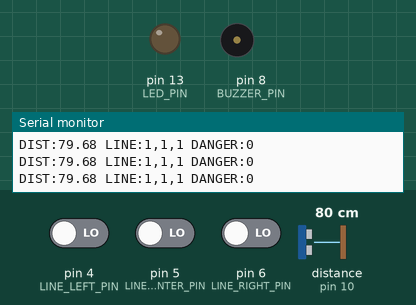
Simulated run of this sketch. Board: Arduino Uno, built with avr-gcc and run on an emulated ATmega328P. Shown: output pins drawn as LEDs (lit = HIGH), buzzer (waves = sounding, pin HIGH), the last lines printed to the serial monitor. Wiring (inferred from the names in the program): ultrasonic range finder: trigger pin 9; echo pin 10. The inputs (shaded band) are chosen by the test bench; at power-on: distance to the obstacle (sensor on pin 10) 80 cm, pin 4 (LINE_LEFT_PIN) LOW, pin 5 (LINE_CENTER_PIN) LOW, pin 6 (LINE_RIGHT_PIN) LOW. The echo pulse lasts 58.3 µs per cm; pins used as bus, display or sensor lines are not drawn.

Above: at 1.7 s.
1.8 s: distance to the obstacle (sensor on pin 10) set to 23 cm
3.3 s: distance to the obstacle (sensor on pin 10) set to 18 cm
At 4.3 s:
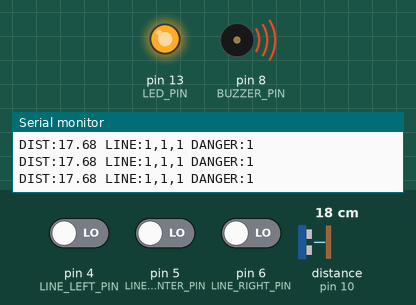
4.9 s: distance to the obstacle (sensor on pin 10) set to 120 cm
At 5.3 s:
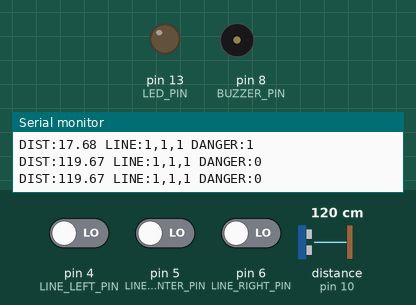
6.5 s: distance to the obstacle (sensor on pin 10) set to 2 cm
At 7.5 s:
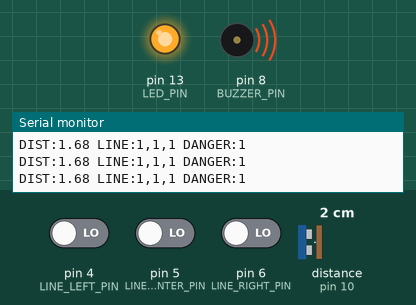
Timing chart, 0 to 9.1 s (numbered marks = the images above; inputs shaded):
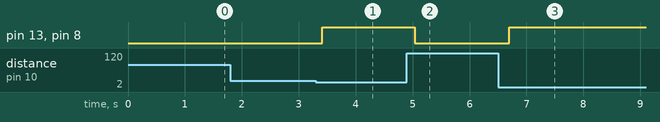

Measured:
- the behaviour switches between 21 and 20 cm on distance to the obstacle (sensor on pin 10) (found by bisection; images 0 and 1)
- after the input at 3.3 s, pin 13 (LED_PIN), pin 8 (BUZZER_PIN): LOW → HIGH after 0.11 s
- after the input at 4.9 s, pin 13 (LED_PIN), pin 8 (BUZZER_PIN): HIGH → LOW after 0.13 s
- after the input at 6.5 s, pin 13 (LED_PIN), pin 8 (BUZZER_PIN): LOW → HIGH after 0.19 s

The sketch:

08_sensor_dashboard.ino
```cpp
/*
============================================================
Program 08 — Robot Dashboard (Multi-Sensor Report)
Course: Build Your First AI Robot
Week 2: Teach Your Robot to Sense
============================================================

PURPOSE
  Real robots combine many sensors into one status stream.
  Later, Python (and you) will read this dashboard to decide.

LEARNING OBJECTIVE
  After this program, you should understand that:
  - one loop can read several sensors
  - a simple text format makes data easy to parse later
  - Week 2 skills plug together into a robot "instrument panel"

KEY CONCEPT
  Many sensors → one Serial dashboard line

WHAT CHANGED FROM THE PREVIOUS PROGRAM
  Programs 05–07 each focused on one sense.
  Program 08 reports distance AND line sensors together.

WHAT THE ROBOT DOES NOW
  Continuously prints: DIST and LINE values (plus a danger flag).

HARDWARE
  - HC-SR04: TRIG 9, ECHO 10
  - Line sensors: L 4, C 5, R 6
  - Optional: LED 13 + buzzer 8 for danger hint

WIRING
  Same as Programs 05–07 (see hardware/wiring/)

HOW TO RUN
  1. Wire ultrasonic + line sensors
  2. Upload this sketch
  3. Open Serial Monitor at 9600
  4. Wave your hand and slide over tape — watch both update

CONTROLS
  Your hand + the floor line are the inputs.
============================================================
*/

const int TRIG_PIN = 9;
const int ECHO_PIN = 10;
const int LINE_LEFT_PIN = 4;
const int LINE_CENTER_PIN = 5;
const int LINE_RIGHT_PIN = 6;
const int LED_PIN = 13;
const int BUZZER_PIN = 8;

const int BAUD_RATE = 9600;
const float DANGER_CM = 20.0;
const float CM_PER_US = 0.0343;
const bool INVERT_LINE_LOGIC = false;

void setup() {
  pinMode(TRIG_PIN, OUTPUT);
  pinMode(ECHO_PIN, INPUT);
  pinMode(LINE_LEFT_PIN, INPUT);
  pinMode(LINE_CENTER_PIN, INPUT);
  pinMode(LINE_RIGHT_PIN, INPUT);
  pinMode(LED_PIN, OUTPUT);
  pinMode(BUZZER_PIN, OUTPUT);
  digitalWrite(TRIG_PIN, LOW);

  Serial.begin(BAUD_RATE);
  delay(500);
  Serial.println("Program 08 — Sensor Dashboard");
  Serial.println("Format: DIST:<cm> LINE:<L>,<C>,<R> DANGER:<0|1>");
}

void loop() {
  float distanceCm = readDistanceCm();
  int left = readLineSensor(LINE_LEFT_PIN);
  int center = readLineSensor(LINE_CENTER_PIN);
  int right = readLineSensor(LINE_RIGHT_PIN);

  int danger = 0;
  if (distanceCm > 0 && distanceCm < DANGER_CM) {
    danger = 1;
  }

  // Machine-friendly single line (Python can parse this later)
  Serial.print("DIST:");
  Serial.print(distanceCm);
  Serial.print(" LINE:");
  Serial.print(left);
  Serial.print(",");
  Serial.print(center);
  Serial.print(",");
  Serial.print(right);
  Serial.print(" DANGER:");
  Serial.println(danger);

  if (danger == 1) {
    digitalWrite(LED_PIN, HIGH);
    digitalWrite(BUZZER_PIN, HIGH);
  } else {
    digitalWrite(LED_PIN, LOW);
    digitalWrite(BUZZER_PIN, LOW);
  }

  delay(200);
}

float readDistanceCm() {
  digitalWrite(TRIG_PIN, LOW);
  delayMicroseconds(2);
  digitalWrite(TRIG_PIN, HIGH);
  delayMicroseconds(10);
  digitalWrite(TRIG_PIN, LOW);

  long durationUs = pulseIn(ECHO_PIN, HIGH, 30000);
  if (durationUs == 0) {
    return -1.0;
  }
  return (durationUs * CM_PER_US) / 2.0;
}

int readLineSensor(int pin) {
  int raw = digitalRead(pin);
  bool onLine = (raw == LOW);
  if (INVERT_LINE_LOGIC) {
    onLine = !onLine;
  }
  if (onLine) {
    return 1;
  }
  return 0;
}

/*
============================================================
STUDENT CHALLENGE
 1. Add ESTOP:0 at the end of the line (hardcode for now).
 2. Change DANGER_CM for your arena and note your best value.
 3. (Bonus) Print a second human line under the machine line,
    like "Hand is close!" when DANGER=1.

EXPECTED RESULT
  - Serial lines like: DIST:25.40 LINE:0,1,0 DANGER:0
  - Hand close → DANGER:1 and LED/buzzer on
  - Crossing tape changes LINE bits

COMMON ERRORS
  - One sensor works, the other doesn't
      → Check each wiring loom separately (5V/GND shared).
  - Messy Serial if delay is too small
      → Keep delay(200) for readability.
  - Format typos break future Python parsers
      → Keep DIST: LINE: DANGER: labels exact.

INSTRUCTOR NOTE
  Exit ticket Week 2: "My robot can measure distance and see a line."
  Emphasize the text protocol — Week 5 Python will read similar lines.
  Preview Week 3: these numbers will control motors (carefully!).
============================================================
*/
```
